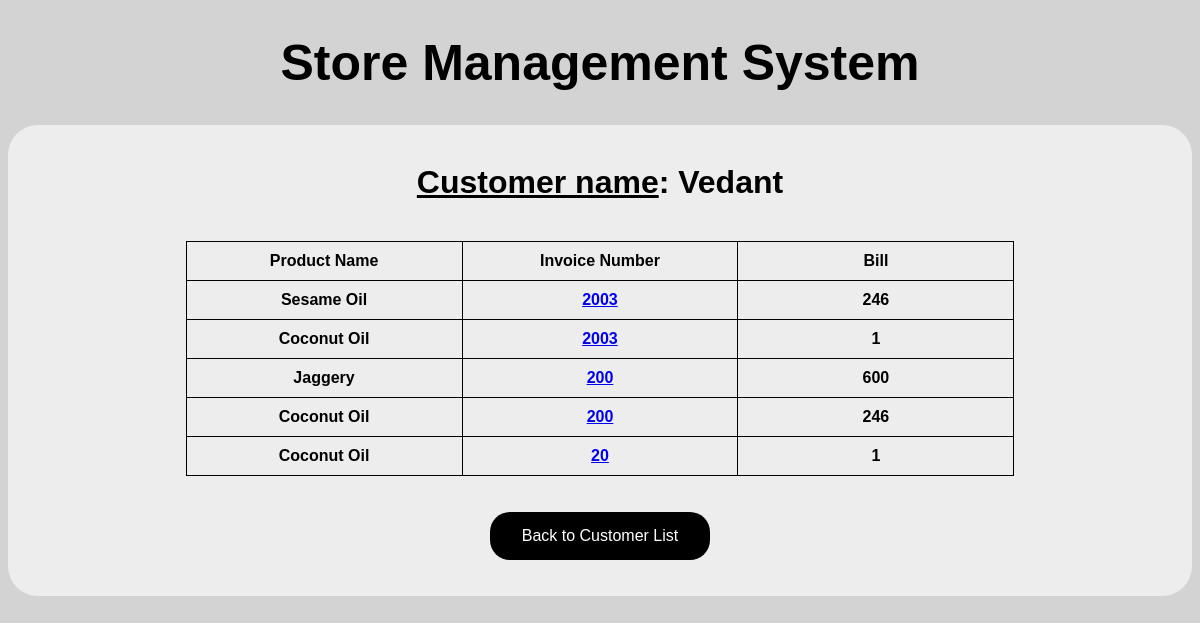
The app's page /customer/Vedant with its own data.
### storedb/models.py (models this page shows, shortened)
class Invoice(models.Model):
    cust_name = models.CharField(max_length=30)
    date = models.DateField()
    inv_no = models.IntegerField()
    prod_name = models.CharField(max_length=30)
    prod_size = models.CharField(max_length=30)
    prod_unit = models.CharField(max_length=10)
    prod_quant = models.IntegerField()
    prod_rate = models.IntegerField()
    total = models.IntegerField()
    discount = models.IntegerField(default=0)
    taxes = models.IntegerField(default=0)
    delivery = models.IntegerField(default=0)

### storedb/views.py (the view)
# urls.py: path('customer/<cust_name>', views.cust_details),
def cust_details(request, cust_name):
    inv_list = Invoice.objects.all().order_by('-id').filter(cust_name=cust_name)
    cust_name = cust_name
    return render(request, 'cust_details.html', {'inv_list': inv_list, 'cust_name': cust_name})

### storedb/templates/cust_details.html (shortened to what this page needs)
{% extends "base.html" %}
{% block content %}
<center>
   <h1><u>Customer name</u>:  {{cust_name}}</h1><br>
<table>
        <tr>
            <td>Product Name</td>
            <td>Invoice Number</td>
            <td>Bill</td>
        </tr>
        {% for inv in inv_list %}
        <tr>
            <td>{{inv.prod_name}}</td>
            <td><a href="invoice/{{inv.inv_no}}">{{inv.inv_no}}</a>
            </td>
            <td>{{inv.total}}</td>
        </tr>
        {% endfor %}
    </table><br><br>
    <form action="customer_list" method="post">
        <button type="submit">Back to Customer List</button>
    </form><br><br>
</center>
{% endblock content %}

### storedb/templates/base.html (style rules this page uses)
html { background: #D3D3D3 ; font-family: Verdana, sans-serif; }
table, th, td { table-layout: fixed; border: 1px solid black; border-collapse: collapse; width: 70%; text-align: center; padding: 10px; }
button { background-color:black; border: medium; border-color: black; color: white; padding: 15px 32px; text-align: center; border-radius: 20px; font-size: 16px; }

### records on screen
Invoice: prod_name "Sesame Oil", inv_no "2003", total "246"
Invoice: prod_name "Coconut Oil", inv_no "2003", total "1"
Invoice: prod_name "Jaggery", inv_no "200", total "600"
Invoice: prod_name "Coconut Oil", inv_no "200", total "246"
Invoice: prod_name "Coconut Oil", inv_no "20", total "1"

### other values on screen
{{ cust_name }} "Vedant"
